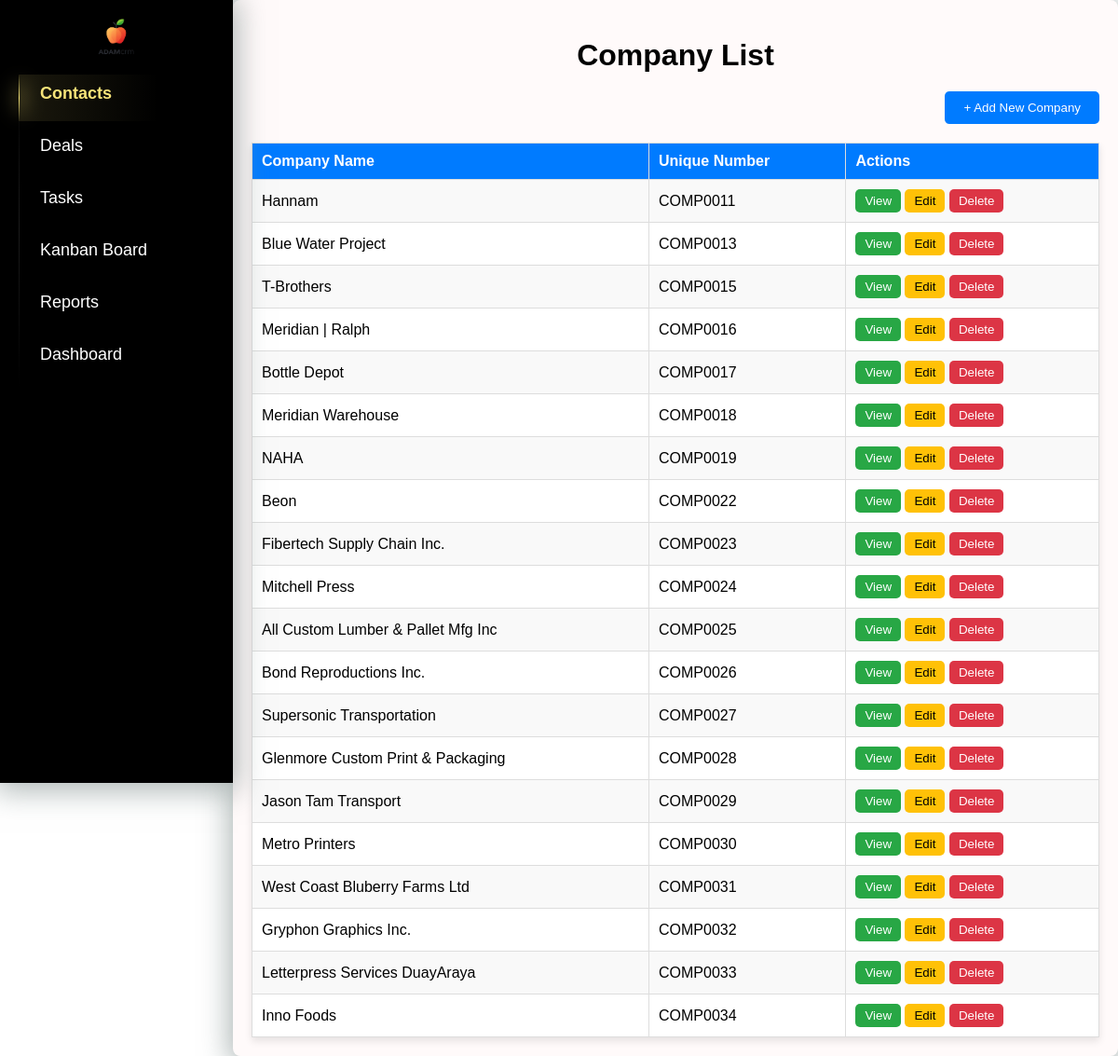
/companies/, run on an earlier commit of the app's database.
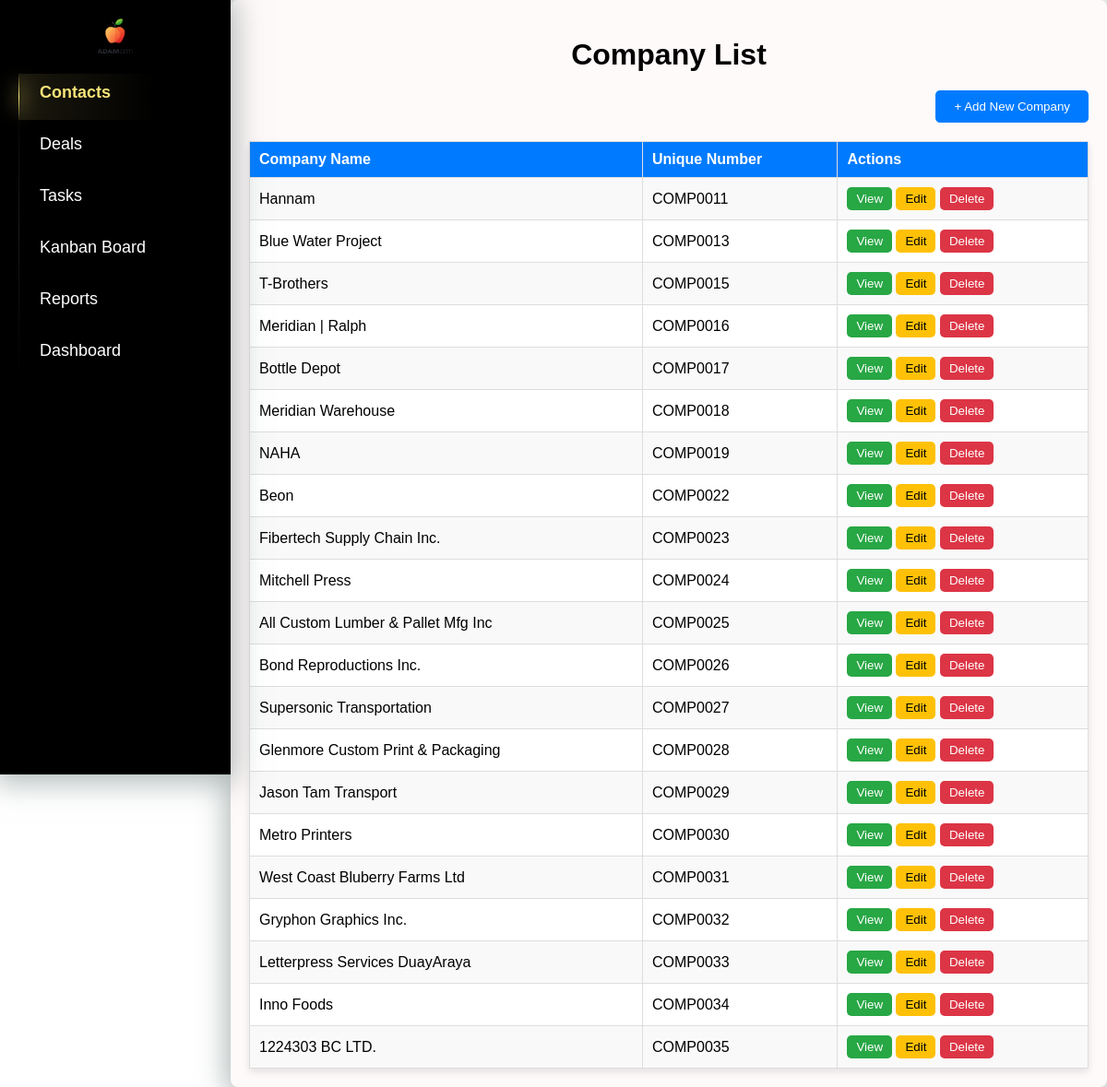
And on a later commit of the database.
### crm/models.py (models this page shows, shortened)
class Company(models.Model):
    name = models.CharField(max_length=200, unique=True)
    unique_number = models.CharField(max_length=255, unique=True, blank=True, null=True)
    pickup_requested = models.BooleanField(default=False)

### crm/views.py (the view)
# urls.py: path('companies/', views.company_list, name='company_list'),
def company_list(request):
    companies = Company.objects.all()
    return render(request, 'crm/company_ main.html', {'companies': companies})

### crm/templates/crm/company_ main.html (shortened to what this page needs)
{% extends 'crm/index.html' %}
{% block content %}
        <h1 style="text-align: center; margin-bottom: 20px;">Company List</h1>
        <div style="text-align: right; margin-bottom: 20px;">
            <a href="{% url 'add_company' %}" style="text-decoration: none;">
                <button style="padding: 10px 20px; background-color: #007BFF; color: white; border: none; border-radius: 5px; cursor: pointer;">
                    + Add New Company
                </button>
            </a>
        </div>
        <table style="width: 100%; border-collapse: collapse; box-shadow: 0px 4px 8px rgba(0, 0, 0, 0.1);">
            <thead>
                <tr style="background-color: #007BFF; color: white; text-align: left;">
                    <th style="padding: 10px; border: 1px solid #ddd;">Company Name</th>
                    <th style="padding: 10px; border: 1px solid #ddd;">Unique Number</th>
                    <th style="padding: 10px; border: 1px solid #ddd;">Actions</th>
                </tr>
            </thead>
            <tbody>
                {% for company in companies %}
                    <tr style="background-color: {% cycle '#f9f9f9' '#ffffff' %};">
                        <td style="padding: 10px; border: 1px solid #ddd;">{{ company.name }}</td>
                        <td style="padding: 10px; border: 1px solid #ddd;">{{ company.unique_number }}</td>
                        <td style="padding: 10px; border: 1px solid #ddd;">
                            <a href="{% url 'company_detail' company.id %}" style="text-decoration: none;">
                                <button style="padding: 5px 10px; background-color: #28A745; color: white; border: none; border-radius: 5px; cursor: pointer;">View</button>
                            </a>
                            <a href="{% url 'edit_company' company.id %}" style="text-decoration: none;">
                                <button style="padding: 5px 10px; background-color: #FFC107; color: black; border: none; border-radius: 5px; cursor: pointer;">Edit</button>
                            </a>
                            <form action="{% url 'delete_company' company.id %}" method="post" style="display: inline;">
                                <button type="submit" onclick="return confirm('Are you sure you want to delete this company?');"
                                        style="padding: 5px 10px; background-color: #DC3545; color: white; border: none; border-radius: 5px; cursor: pointer;">
                                    Delete
                                </button>
                            </form>
                        </td>
                    </tr>
                {% endfor %}
            </tbody>
        </table>
{% endblock %}

What changed in the data, as far as the page shows it:
added Company: name "1224303 BC LTD.", unique_number "COMP0035"
